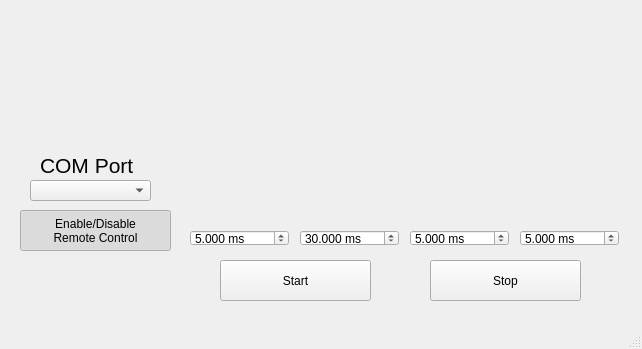
<?xml version="1.0" encoding="UTF-8"?>
<ui version="4.0">
 <class>MainWindow</class>
 <widget class="QMainWindow" name="MainWindow">
  <property name="geometry">
   <rect>
    <x>0</x>
    <y>0</y>
    <width>642</width>
    <height>349</height>
   </rect>
  </property>
  <property name="windowTitle">
   <string>MainWindow</string>
  </property>
  <property name="autoFillBackground">
   <bool>false</bool>
  </property>
  <property name="styleSheet">
   <string notr="true"/>
  </property>
  <property name="documentMode">
   <bool>false</bool>
  </property>
  <property name="tabShape">
   <enum>QTabWidget::Rounded</enum>
  </property>
  <property name="dockNestingEnabled">
   <bool>false</bool>
  </property>
  <widget class="QWidget" name="centralwidget">
   <widget class="QPushButton" name="pushButton">
    <property name="geometry">
     <rect>
      <x>20</x>
      <y>210</y>
      <width>151</width>
      <height>41</height>
     </rect>
    </property>
    <property name="text">
     <string>Enable/Disable
Remote Control</string>
    </property>
    <property name="checkable">
     <bool>true</bool>
    </property>
    <property name="checked">
     <bool>true</bool>
    </property>
   </widget>
   <widget class="QDoubleSpinBox" name="doubleSpinBox_1">
    <property name="geometry">
     <rect>
      <x>190</x>
      <y>230</y>
      <width>99</width>
      <height>16</height>
     </rect>
    </property>
    <property name="suffix">
     <string> ms</string>
    </property>
    <property name="decimals">
     <number>3</number>
    </property>
    <property name="maximum">
     <double>2000000.000000000000000</double>
    </property>
    <property name="value">
     <double>5.000000000000000</double>
    </property>
   </widget>
   <widget class="QDoubleSpinBox" name="doubleSpinBox_2">
    <property name="geometry">
     <rect>
      <x>300</x>
      <y>230</y>
      <width>99</width>
      <height>16</height>
     </rect>
    </property>
    <property name="suffix">
     <string> ms</string>
    </property>
    <property name="decimals">
     <number>3</number>
    </property>
    <property name="maximum">
     <double>2000000.000000000000000</double>
    </property>
    <property name="value">
     <double>30.000000000000000</double>
    </property>
   </widget>
   <widget class="QDoubleSpinBox" name="doubleSpinBox_3">
    <property name="geometry">
     <rect>
      <x>410</x>
      <y>230</y>
      <width>99</width>
      <height>16</height>
     </rect>
    </property>
    <property name="suffix">
     <string> ms</string>
    </property>
    <property name="decimals">
     <number>3</number>
    </property>
    <property name="maximum">
     <double>2000000.000000000000000</double>
    </property>
    <property name="value">
     <double>5.000000000000000</double>
    </property>
   </widget>
   <widget class="QLabel" name="label">
    <property name="geometry">
     <rect>
      <x>170</x>
      <y>50</y>
      <width>451</width>
      <height>191</height>
     </rect>
    </property>
    <property name="text">
     <string/>
    </property>
    <property name="pixmap">
     <pixmap>figures/start_stop_signal.png</pixmap>
    </property>
    <property name="scaledContents">
     <bool>true</bool>
    </property>
   </widget>
   <widget class="QDoubleSpinBox" name="doubleSpinBox_4">
    <property name="geometry">
     <rect>
      <x>520</x>
      <y>230</y>
      <width>99</width>
      <height>16</height>
     </rect>
    </property>
    <property name="suffix">
     <string> ms</string>
    </property>
    <property name="decimals">
     <number>3</number>
    </property>
    <property name="maximum">
     <double>2000000.000000000000000</double>
    </property>
    <property name="value">
     <double>5.000000000000000</double>
    </property>
   </widget>
   <widget class="QPushButton" name="pushButton_2">
    <property name="geometry">
     <rect>
      <x>220</x>
      <y>260</y>
      <width>151</width>
      <height>41</height>
     </rect>
    </property>
    <property name="text">
     <string>Start</string>
    </property>
   </widget>
   <widget class="QPushButton" name="pushButton_3">
    <property name="geometry">
     <rect>
      <x>430</x>
      <y>260</y>
      <width>151</width>
      <height>41</height>
     </rect>
    </property>
    <property name="text">
     <string>Stop</string>
    </property>
   </widget>
   <widget class="QComboBox" name="comboBox">
    <property name="geometry">
     <rect>
      <x>30</x>
      <y>180</y>
      <width>121</width>
      <height>21</height>
     </rect>
    </property>
   </widget>
   <widget class="QLabel" name="label_2">
    <property name="geometry">
     <rect>
      <x>40</x>
      <y>150</y>
      <width>101</width>
      <height>31</height>
     </rect>
    </property>
    <property name="font">
     <font>
      <pointsize>16</pointsize>
     </font>
    </property>
    <property name="text">
     <string>COM Port</string>
    </property>
   </widget>
   <zorder>pushButton</zorder>
   <zorder>label</zorder>
   <zorder>doubleSpinBox_1</zorder>
   <zorder>doubleSpinBox_2</zorder>
   <zorder>doubleSpinBox_3</zorder>
   <zorder>doubleSpinBox_4</zorder>
   <zorder>pushButton_2</zorder>
   <zorder>pushButton_3</zorder>
   <zorder>comboBox</zorder>
   <zorder>label_2</zorder>
  </widget>
  <widget class="QMenuBar" name="menubar">
   <property name="geometry">
    <rect>
     <x>0</x>
     <y>0</y>
     <width>642</width>
     <height>21</height>
    </rect>
   </property>
  </widget>
  <widget class="QStatusBar" name="statusbar"/>
 </widget>
 <resources/>
 <connections/>
</ui>
